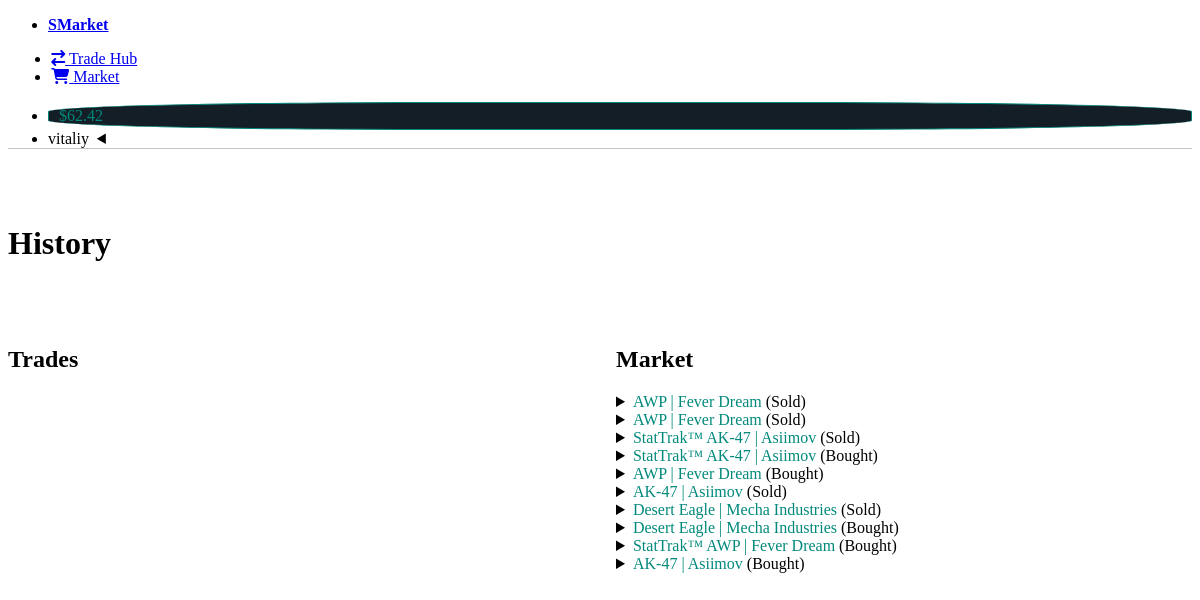
Page /history/ (signed in) on the earlier database version.
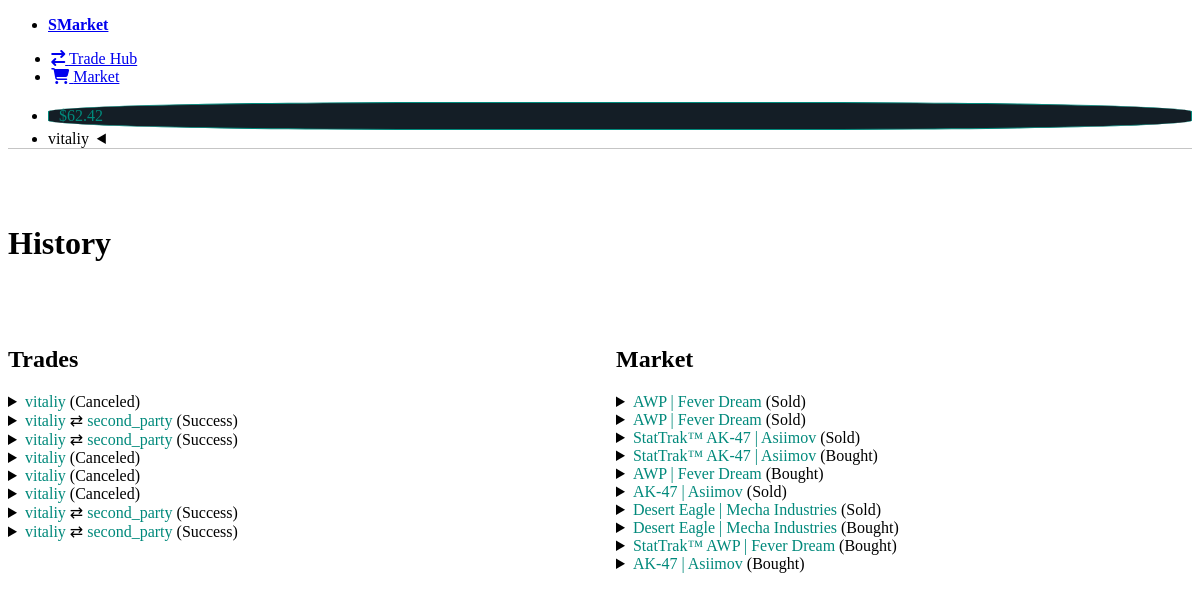
Same page on the later database version.
### market/models.py (models this page shows, shortened)
class MarketItem(models.Model):
    NEW = 'N'
    SOLD = 'SD'
    CANCELED = 'CD'
    STATUSES = [
        (NEW, 'New'),
        (SOLD, 'Sold'),
        (CANCELED, 'Canceled'),
    ]
    id = models.UUIDField(default=uuid.uuid4, unique=True, primary_key=True, editable=False)
    user_item = models.ForeignKey(UserItem, on_delete=models.CASCADE, null=True, blank=True)
    seller = models.ForeignKey(Profile, on_delete=models.CASCADE, null=True, related_name="seller")
    buyer = models.ForeignKey(Profile, on_delete=models.CASCADE, null=True, related_name="buyer")
    price = models.DecimalField(max_digits=9, decimal_places=2, blank=True, null=True)
    created = models.DateTimeField(auto_now_add=True)
    status = models.CharField(max_length=2, choices=STATUSES, default=NEW)

### trade_hub/models.py (models this page shows, shortened)
class UserItem(models.Model):
    id = models.UUIDField(default=uuid.uuid4, unique=True, primary_key=True, editable=False)
    float = models.DecimalField(max_digits=18, decimal_places=17, blank=True, null=True)
    item = models.ForeignKey(Item, on_delete=models.CASCADE)
    user = models.ForeignKey(Profile, on_delete=models.CASCADE, null=True, blank=True)

class Item(models.Model):
    id = models.UUIDField(default=uuid.uuid4, unique=True, primary_key=True, editable=False)
    name = models.CharField(max_length=500)
    description = models.TextField(null=True, blank=True)
    stattrak = models.BooleanField(default=False)
    image = models.ImageField(blank=True, upload_to='items/', default='items/empty_trade_slot.png')
    game = models.ForeignKey("trade_hub.Game", on_delete=models.CASCADE)
    quality = models.ForeignKey("trade_hub.ItemQuality", on_delete=models.SET_NULL, null=True)
    exterior = models.ForeignKey("trade_hub.ItemExterior", on_delete=models.SET_NULL, null=True)
    class Meta:
        ordering = ["name"]
        unique_together = [['name', 'stattrak', 'quality', 'exterior']]

class Trade(models.Model):
    NEW = 'N'
    REVIEWING = 'RW'
    DECLINED = 'DC'
    CANCELED = 'CD'
    SUCCESS = 'SC'
    STATUSES = [
        (NEW, 'New'),
        (REVIEWING, 'Reviewing'),
        (DECLINED, 'Declined'),
        (CANCELED, 'Canceled'),
        (SUCCESS, 'Success'),
    ]
    id = models.UUIDField(default=uuid.uuid4, unique=True, primary_key=True, editable=False)
    creator = models.ForeignKey(Profile, on_delete=models.CASCADE, null=True, related_name="creator")
    second_party = models.ForeignKey(Profile, on_delete=models.CASCADE, null=True, blank=True, related_name="second_party")
    guarantor = models.ForeignKey(Profile, on_delete=models.CASCADE, null=True, blank=True, related_name="guarantor")
    status = models.CharField(max_length=2, choices=STATUSES, default=NEW)
    created = models.DateTimeField(auto_now_add=True)
    class Meta:
        ordering = ["-created"]

### users/models.py (models this page shows, shortened)
class Profile(models.Model):
    user = models.OneToOneField(User, on_delete=models.CASCADE, null=True, blank=True)
    id = models.UUIDField(default=uuid.uuid4, unique=True, primary_key=True, editable=False)
    image = models.ImageField(null=True, blank=True, upload_to='profiles/', default='profiles/user-default.png')
    username = models.CharField(max_length=200, blank=True, null=True)
    email = models.EmailField(max_length=500, blank=True, null=True)
    registation_date = models.DateTimeField(auto_now_add=True)
    steam_id = models.PositiveBigIntegerField(null=True, blank=True)
    trade_url = models.CharField(max_length=500, null=True, blank=True)
    balance = models.DecimalField(max_digits=9, decimal_places=2, blank=True, null=True, default=0)
    discount = models.FloatField(default=0)
    total_trade_amount = models.FloatField(default=0.0)

### users/views.py (the view)
# urls.py: path('history/', views.history, name="history"),
@login_required(login_url='login')
def history(request):
    profile = request.user.profile
    trades = Trade.objects.filter(Q(creator=profile) | Q(second_party=profile) | Q(guarantor=profile))
    market_items = MarketItem.objects.filter(Q(buyer=profile) | Q(seller=profile)).order_by('-created')
    context = {
        'trades': trades,
        'market_items': market_items,
    }
    return render(request, 'users/history.html', context=context)

### users/templates/users/history.html (shortened to what this page needs)
{% extends 'main.html' %}
{% block content %}
<main class="container-fluid history-main">
    <h1 class="main-title">History</h1>
    <div class="history-blocks">
        <div>
            <article class="trades-history">
                <h2>Trades</h2>
                {% for trade in trades %}
                    <details>
                        <summary>
                            <div class="trade-summary-div">
                                <div>
                                    <span class="green-text">{{trade.creator.username}}</span>
                                    {% if trade.second_party %}
                                        &#8644; <span class="green-text">{{trade.second_party.username}}</span>
                                    {% endif %}
                                    ({{trade.get_status_display}})
                                </div>
                            </div>
                        </summary>
                    </details>
                {% endfor %}
            </article>
        </div>
        <div>
            <article class="market-history">
                <h2>Market</h2>
                {% for market_item in market_items %}
                    <details>
                        <summary>
                            <div class="trade-summary-div">
                                <div>
                                    <span class="green-text">{% if market_item.user_item.item.stattrak %} StatTrak™ {% endif %}{{ market_item.user_item.item.name }}</span>
                                    {% if market_item.buyer == request.user.profile %}
                                        (Bought)
                                    {% else %}
                                        ({{market_item.get_status_display}})
                                    {% endif %}
                                </div>
                            </div>
                        </summary>
                    </details>
                {% endfor %}
            </article>
        </div>
    </div>
</main>
{% endblock content %}

Differences in the rows shown:
added Trade: creator.username "vitaliy", status "Canceled"
added Trade: creator.username "vitaliy", second_party.username "second_party", status "Success"
added Trade: creator.username "vitaliy", second_party.username "second_party", status "Success"
added Trade: creator.username "vitaliy", status "Canceled"
added Trade: creator.username "vitaliy", status "Canceled"
added Trade: creator.username "vitaliy", status "Canceled"
added Trade: creator.username "vitaliy", second_party.username "second_party", status "Success"
added Trade: creator.username "vitaliy", second_party.username "second_party", status "Success"
